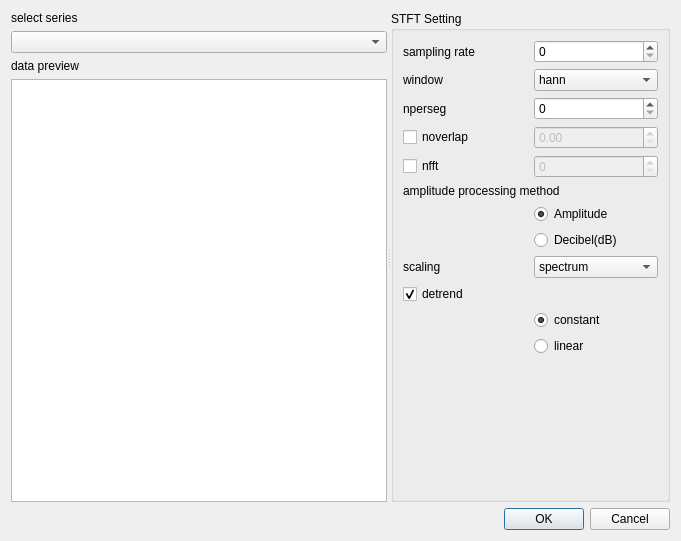
<?xml version="1.0" encoding="UTF-8"?>
<ui version="4.0">
 <class>DialogSTFTSetting</class>
 <widget class="QDialog" name="DialogSTFTSetting">
  <property name="geometry">
   <rect>
    <x>0</x>
    <y>0</y>
    <width>681</width>
    <height>541</height>
   </rect>
  </property>
  <property name="windowTitle">
   <string>Spectrum Setting</string>
  </property>
  <layout class="QVBoxLayout" name="verticalLayout_2">
   <item>
    <widget class="QSplitter" name="splitter">
     <property name="orientation">
      <enum>Qt::Horizontal</enum>
     </property>
     <widget class="QWidget" name="layoutWidget">
      <layout class="QVBoxLayout" name="verticalLayout">
       <item>
        <widget class="QLabel" name="label">
         <property name="text">
          <string>select series</string>
         </property>
        </widget>
       </item>
       <item>
        <widget class="DA::DADataManagerComboBox" name="comboBoxDataMgr"/>
       </item>
       <item>
        <widget class="QLabel" name="label_2">
         <property name="text">
          <string>data preview</string>
         </property>
        </widget>
       </item>
       <item>
        <widget class="QTableView" name="tableViewPreview"/>
       </item>
      </layout>
     </widget>
     <widget class="QGroupBox" name="groupBox">
      <property name="title">
       <string>STFT Setting</string>
      </property>
      <layout class="QGridLayout" name="gridLayout">
       <item row="2" column="1">
        <widget class="QSpinBox" name="spinBoxNperseg">
         <property name="enabled">
          <bool>true</bool>
         </property>
         <property name="maximum">
          <number>99999</number>
         </property>
        </widget>
       </item>
       <item row="8" column="1">
        <widget class="QRadioButton" name="radioButtonDB">
         <property name="text">
          <string>Decibel(dB)</string>
         </property>
         <attribute name="buttonGroup">
          <string notr="true">buttonGroupAmplitudeWay</string>
         </attribute>
        </widget>
       </item>
       <item row="6" column="0" colspan="2">
        <widget class="QLabel" name="label_5">
         <property name="text">
          <string>amplitude processing method</string>
         </property>
        </widget>
       </item>
       <item row="10" column="0" colspan="2">
        <widget class="QCheckBox" name="checkBoxDetrend">
         <property name="toolTip">
          <string>Specifies how to detrend,detrending mainly affects the DC component (0 frequency) of the signal.</string>
         </property>
         <property name="text">
          <string>detrend</string>
         </property>
         <property name="checked">
          <bool>true</bool>
         </property>
        </widget>
       </item>
       <item row="14" column="1">
        <spacer name="verticalSpacer">
         <property name="orientation">
          <enum>Qt::Vertical</enum>
         </property>
         <property name="sizeHint" stdset="0">
          <size>
           <width>20</width>
           <height>40</height>
          </size>
         </property>
        </spacer>
       </item>
       <item row="0" column="0">
        <widget class="QLabel" name="label_3">
         <property name="text">
          <string>sampling rate</string>
         </property>
        </widget>
       </item>
       <item row="13" column="1">
        <widget class="QRadioButton" name="radioButtonLinear">
         <property name="text">
          <string>linear</string>
         </property>
        </widget>
       </item>
       <item row="0" column="1">
        <widget class="QDoubleSpinBox" name="doubleSpinBoxFs">
         <property name="decimals">
          <number>0</number>
         </property>
         <property name="maximum">
          <double>100000000000000003502199685943161173046080317798311825604870144.000000000000000</double>
         </property>
         <property name="singleStep">
          <double>32.000000000000000</double>
         </property>
        </widget>
       </item>
       <item row="2" column="0">
        <widget class="QLabel" name="label_6">
         <property name="text">
          <string>nperseg</string>
         </property>
        </widget>
       </item>
       <item row="7" column="1">
        <widget class="QRadioButton" name="radioButtonAmplitude">
         <property name="text">
          <string>Amplitude</string>
         </property>
         <property name="checked">
          <bool>true</bool>
         </property>
         <attribute name="buttonGroup">
          <string notr="true">buttonGroupAmplitudeWay</string>
         </attribute>
        </widget>
       </item>
       <item row="3" column="1">
        <widget class="QDoubleSpinBox" name="doubleSpinBoxNoverlap">
         <property name="enabled">
          <bool>false</bool>
         </property>
        </widget>
       </item>
       <item row="1" column="1">
        <widget class="QComboBox" name="comboBoxWindow">
         <item>
          <property name="text">
           <string>hann</string>
          </property>
         </item>
         <item>
          <property name="text">
           <string>hamming</string>
          </property>
         </item>
         <item>
          <property name="text">
           <string>blackman</string>
          </property>
         </item>
         <item>
          <property name="text">
           <string>flattop</string>
          </property>
         </item>
         <item>
          <property name="text">
           <string>kaiser</string>
          </property>
         </item>
         <item>
          <property name="text">
           <string>boxcar</string>
          </property>
         </item>
        </widget>
       </item>
       <item row="1" column="0">
        <widget class="QLabel" name="label_4">
         <property name="text">
          <string>window</string>
         </property>
        </widget>
       </item>
       <item row="4" column="1">
        <widget class="QSpinBox" name="spinBoxNfft">
         <property name="enabled">
          <bool>false</bool>
         </property>
        </widget>
       </item>
       <item row="12" column="1">
        <widget class="QRadioButton" name="radioButtonConstant">
         <property name="enabled">
          <bool>true</bool>
         </property>
         <property name="text">
          <string>constant</string>
         </property>
         <property name="checked">
          <bool>true</bool>
         </property>
        </widget>
       </item>
       <item row="3" column="0">
        <widget class="QCheckBox" name="checkBox">
         <property name="text">
          <string>noverlap</string>
         </property>
        </widget>
       </item>
       <item row="4" column="0">
        <widget class="QCheckBox" name="checkBox_2">
         <property name="text">
          <string>nfft</string>
         </property>
        </widget>
       </item>
       <item row="9" column="0">
        <widget class="QLabel" name="label_7">
         <property name="text">
          <string>scaling</string>
         </property>
        </widget>
       </item>
       <item row="9" column="1">
        <widget class="QComboBox" name="comboBoxScaling">
         <item>
          <property name="text">
           <string>spectrum</string>
          </property>
         </item>
         <item>
          <property name="text">
           <string>psd</string>
          </property>
         </item>
        </widget>
       </item>
      </layout>
     </widget>
    </widget>
   </item>
   <item>
    <widget class="QDialogButtonBox" name="buttonBox">
     <property name="standardButtons">
      <set>QDialogButtonBox::Cancel|QDialogButtonBox::Ok</set>
     </property>
    </widget>
   </item>
  </layout>
 </widget>
 <customwidgets>
  <customwidget>
   <class>DA::DADataManagerComboBox</class>
   <extends>QComboBox</extends>
   <header>DADataManagerComboBox.h</header>
  </customwidget>
 </customwidgets>
 <resources/>
 <connections>
  <connection>
   <sender>checkBoxDetrend</sender>
   <signal>clicked(bool)</signal>
   <receiver>radioButtonConstant</receiver>
   <slot>setEnabled(bool)</slot>
   <hints>
    <hint type="sourcelabel">
     <x>632</x>
     <y>285</y>
    </hint>
    <hint type="destinationlabel">
     <x>661</x>
     <y>310</y>
    </hint>
   </hints>
  </connection>
  <connection>
   <sender>checkBoxDetrend</sender>
   <signal>clicked(bool)</signal>
   <receiver>radioButtonLinear</receiver>
   <slot>setEnabled(bool)</slot>
   <hints>
    <hint type="sourcelabel">
     <x>620</x>
     <y>285</y>
    </hint>
    <hint type="destinationlabel">
     <x>661</x>
     <y>335</y>
    </hint>
   </hints>
  </connection>
  <connection>
   <sender>checkBox</sender>
   <signal>clicked(bool)</signal>
   <receiver>doubleSpinBoxNoverlap</receiver>
   <slot>setEnabled(bool)</slot>
   <hints>
    <hint type="sourcelabel">
     <x>389</x>
     <y>126</y>
    </hint>
    <hint type="destinationlabel">
     <x>517</x>
     <y>121</y>
    </hint>
   </hints>
  </connection>
  <connection>
   <sender>checkBox_2</sender>
   <signal>clicked(bool)</signal>
   <receiver>spinBoxNfft</receiver>
   <slot>setEnabled(bool)</slot>
   <hints>
    <hint type="sourcelabel">
     <x>427</x>
     <y>153</y>
    </hint>
    <hint type="destinationlabel">
     <x>508</x>
     <y>156</y>
    </hint>
   </hints>
  </connection>
  <connection>
   <sender>buttonBox</sender>
   <signal>rejected()</signal>
   <receiver>DialogSTFTSetting</receiver>
   <slot>reject()</slot>
   <hints>
    <hint type="sourcelabel">
     <x>629</x>
     <y>522</y>
    </hint>
    <hint type="destinationlabel">
     <x>674</x>
     <y>498</y>
    </hint>
   </hints>
  </connection>
 </connections>
 <buttongroups>
  <buttongroup name="buttonGroupAmplitudeWay"/>
 </buttongroups>
</ui>
